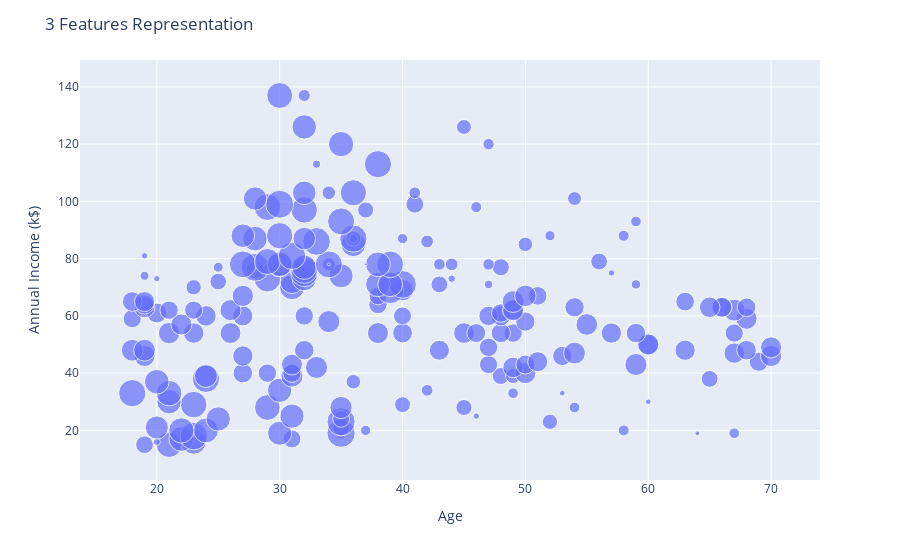

Notebook code cell kept with this figure:
### Code cell
fig1 = px.scatter(df, x='Age', y='Annual Income (k$)', size='Spending Score (1-100)')
fig1.update_layout(title="3 Features Representation")
fig1.show()

### Figure 1 — Plotly figure (JSON) as saved in the notebook; plotly's stock layout.template omitted (floating-point values rounded to 4 significant figures; data arrays with more than 128 entries replaced by an {"elided": "..."} marker saying what was removed)
{"data": [{"hovertemplate": "Age=%{x}<br>Annual Income (k$)=%{y}<br>Spending Score (1-100)=%{marker.size}<extra></extra>", "legendgroup": "", "marker": {"color": "#636efa", "size": {"elided": "200 int values"}, "sizemode": "area", "sizeref": 0.2475, "symbol": "circle"}, "mode": "markers", "name": "", "orientation": "v", "showlegend": false, "type": "scatter", "x": {"elided": "200 int values"}, "xaxis": "x", "y": {"elided": "200 int values"}, "yaxis": "y"}], "layout": {"legend": {"itemsizing": "constant", "tracegroupgap": 0}, "margin": {"t": 60}, "title": {"text": "3 Features Representation"}, "xaxis": {"anchor": "y", "domain": [0, 1], "title": {"text": "Age"}}, "yaxis": {"anchor": "x", "domain": [0, 1], "title": {"text": "Annual Income (k$)"}}}}
